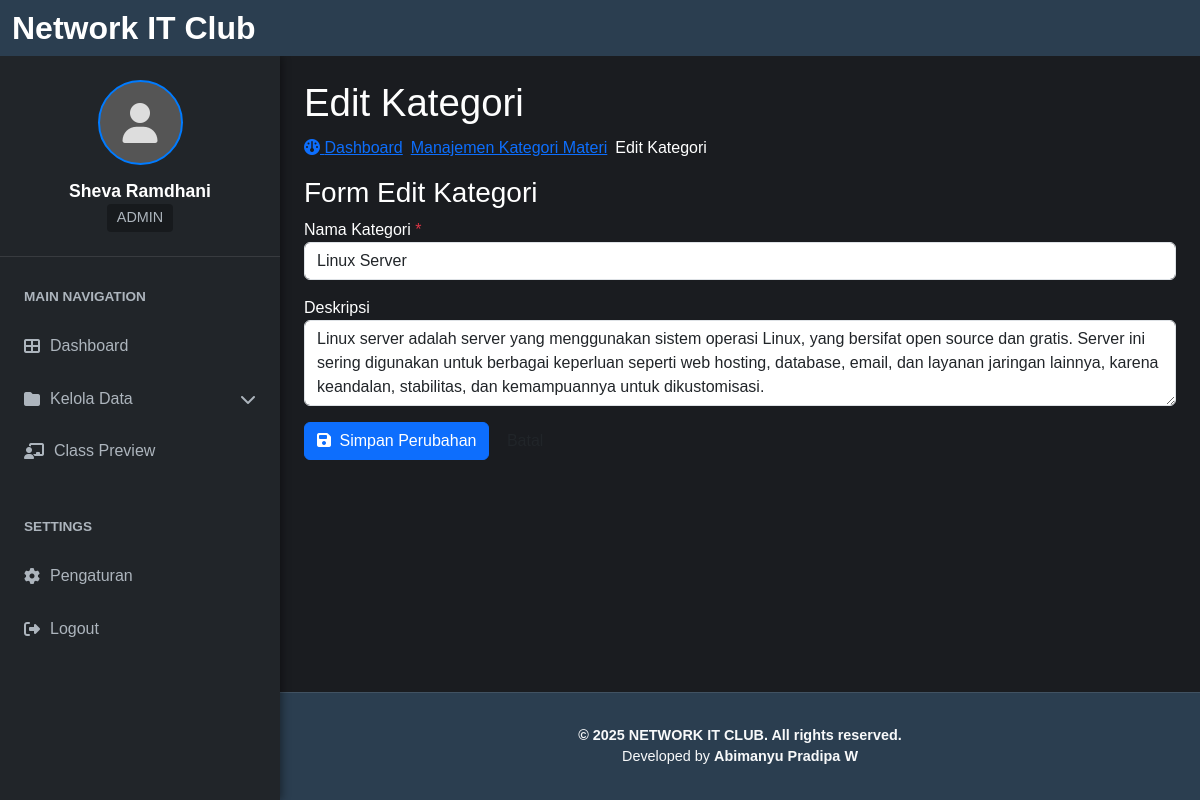
Page /dashboard/kategori/edit.php?id=2 (signed in) on the committed database.
### tables this page shows
CREATE TABLE `categories` (
  `id` int(11) NOT NULL,
  `name` varchar(100) NOT NULL,
  `description` text DEFAULT NULL
);

### dashboard/kategori/edit.php (the view, shortened to what this page needs)
<?php
include '../dashboard_header.php';
include '../../includes/inc_koneksi.php';
$page_title = "Edit Kategori";
$category_data = null;
$category_id = filter_var($_GET['id'] ?? '', FILTER_VALIDATE_INT);
if ($category_id) {
    $stmt = $koneksi->prepare("SELECT id, name, description FROM categories WHERE id = ?");
    if ($stmt === false) {
        $error_message = "Gagal menyiapkan statement pengambilan data: " . $koneksi->error;
    } else {
        $stmt->bind_param("i", $category_id);
        $stmt->execute();
        $result = $stmt->get_result();
        if ($result->num_rows === 1) {
            $category_data = $result->fetch_assoc();
        } else {
            $_SESSION['error_message'] = "Kategori tidak ditemukan.";
            header('Location: index.php');
            exit();
        }
    }
} else {
    $_SESSION['error_message'] = "ID kategori tidak valid.";
    header('Location: index.php');
    exit();
}
?>
<main class="content-wrapper">
    <section class="content-header">
        <h1><?php echo $page_title; ?></h1>
        <ol class="breadcrumb gap-2">
            <li><a href="../../index.php"><i class="fa fa-dashboard"></i> Dashboard</a></li>
            <li><a href="index.php">Manajemen Kategori Materi</a></li>
            <li class="active">Edit Kategori</li>
        </ol>
    </section>
    <section class="content">
        <div class="box box-warning">
            <div class="box-header with-border">
                <h3 class="box-title">Form Edit Kategori</h3>
            </div>
            <form action="<?php echo htmlspecialchars($_SERVER['PHP_SELF'] . '?id=' . $category_id); ?>" method="POST">
                <div class="box-body">
                    <div class="form-group mb-3">
                        <label for="name">Nama Kategori <span class="text-danger">*</span></label>
                        <input type="text" class="form-control" id="name" name="name" value="<?php echo htmlspecialchars($category_data['name'] ?? ''); ?>" required>
                    </div>
                    <div class="form-group mb-3">
                        <label for="description">Deskripsi</label>
                        <textarea class="form-control" id="description" name="description" rows="3"><?php echo htmlspecialchars($category_data['description'] ?? ''); ?></textarea>
                    </div>
                </div>
                <div class="box-footer">
                    <button type="submit" class="btn btn-primary"><i class="fa fa-save me-1"></i> Simpan Perubahan</button>
                    <a href="index.php" class="btn btn-default">Batal</a>
                </div>
            </form>
        </div>
    </section>
</main>
<?php
include '../dashboard_footer.php';
?>

### css/dashboard.css (style rules this page uses)
:root { --sidebar-width: 280px; --navbar-height: 56px; --footer-height: 60px; --header-bg: #2b3e50; --sidebar-bg: #212529; --main-content-bg: #1a1c20; --text-color: #ffffff; --accent-color: #007bff; --muted-text: #adb5bd; --navbar-brand-desktop-size: 2rem; --navbar-brand-tablet-size: 1.5rem; --navbar-brand-mobile-size: 1.25rem; --profile-name-desktop-size: 1.1rem; --profile-name-tablet-size: 1rem; --profile-name-mobile-size: 0.9rem; --profile-role-desktop-size: 0.9rem; --profile-role-tablet-size: 0.8rem; --profile-role-mobile-size: 0.7rem; --sidebar-heading-desktop-size: 0.85rem; --sidebar-heading-tablet-size: 0.75rem; --sidebar-heading-mobile-size: 0.65rem; --list-item-desktop-size: 1rem; --list-item-tablet-size: 0.9rem; --list-item-mobile-size: 0.8rem; --card-icon-desktop-size: 5rem; --card-icon-mobile-size: 4.5rem; }
body { background-color: var(--main-content-bg); color: var(--text-color); font-family: "Segoe UI", Tahoma, Geneva, Verdana, sans-serif; margin: 0; min-height: 100vh; display: flex; flex-direction: column; }

### dashboard/css/class.css (style rules this page uses)
:root { --blue: #2a33bf; --white: #ffffff; --black: #000000; --bg: #121212; }
body { background-color: var(--bg); color: var(--white); font-family: Arial, sans-serif; text-decoration: none; }

### dashboard/css/material.css (style rules this page uses)
h1 { font-size: 2.4rem; margin-bottom: 10px; color: #fefefe; }

### rows in the picture
categories: name "Linux Server", description "Linux server adalah server yang menggunakan sistem operasi Linux, yang bersifat open source dan gratis. Server ini sering digunakan untuk berbagai keperluan seperti web hosting, database, email, dan layanan jaringan lainnya, karena keandalan, stabilitas, dan kemampuannya untuk dikustomisasi."

### other values in the picture
$logged_in_username "Sheva Ramdhani"
$logged_in_role "ADMIN"
$text "Dashboard"
$text "Kelola Data"
$text "Class Preview"
$page_title "Edit Kategori"
